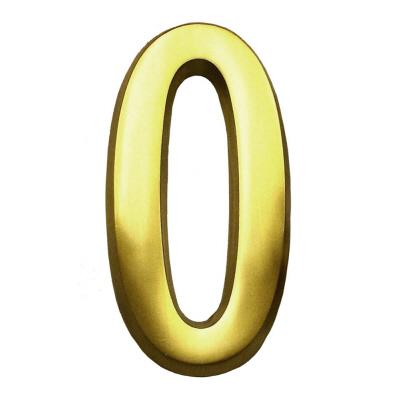
//> input picture HaarHand/OpenCV/digit/image/0-test/3aa5d95b-4d07-4dfd-8745-128f604175b8_4.jpg, 400 x 400 px
$ ./digit image/0-test/3aa5d95b-4d07-4dfd-8745-128f604175b8_4.jpg   (built with g++ and OpenCV 4)
//> lines starting //> are read from the running program, lines starting //| are printed output that depends on the picture; after the words box and inside, x2 and y2 are one past the last pixel; in counts of white or black regions, pixels touching at a corner belong together
#include <opencv2/opencv.hpp>
#include <stdio.h>
#include <iostream>

using namespace cv;
using namespace std;

Mat edge(Mat &);
Mat contour(Mat &);
void corners(Mat &, Mat &);
void filterCorners(Mat &, int);

int main(int argc, char *argv[])
{
//Variable Declaration
    Mat img, canny, bw;
    char ch;

//Read Image
    if(argc!=2)
    {
        cout<<"\nUsage: ./digit.cpp <Your Image>\n";
        return -1;
    }

    img = imread(argv[1]);
//> img is the input picture: 400 rows x 400 cols, CV_8UC3; mean B, G, R 211.7, 232.6, 235.6
    if(!img.data)
    {
        cout<<"\n Not a Valid Image\n";
        return -1;
    }

//edge
    canny = edge(img);


//contour
    bw = contour(canny);


//corners
    corners(bw, img);

    return 0;
}

Mat edge(Mat &img)
{
    Mat gray, blur, canny;
    cvtColor(img, gray, CV_BGR2GRAY);
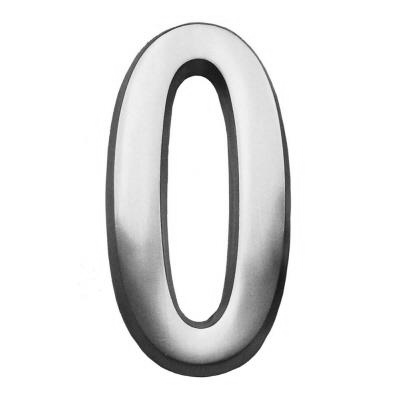
//> gray: 400 rows x 400 cols, CV_8UC1; min 9, max 255, mean 231.1
    GaussianBlur(gray, blur, Size(3,3), 0);
    Canny(blur, canny, 120, 360, 3);
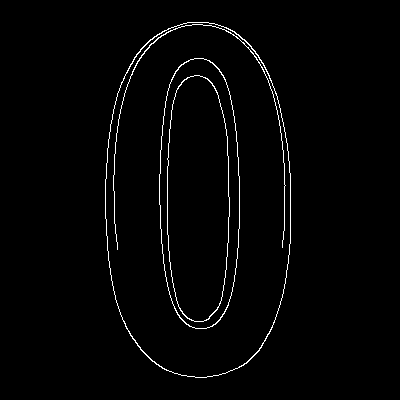
//> canny: 400 rows x 400 cols, CV_8UC1; 1.7% white in thin lines or dots, all inside (x1, y1, x2, y2) = (105, 22, 291, 378)

    return canny;
}

Mat contour(Mat &canny)
{
    Mat bw;
    canny.copyTo(bw);
    vector<vector<Point> > contours;
    vector<Vec4i> h;
    findContours(canny, contours, h, CV_RETR_TREE, CV_CHAIN_APPROX_SIMPLE, Point(0,0));
//> contours = 7 contours; box (x1, y1, x2, y2) and area: (105, 22, 291, 378) 54526, (105, 22, 291, 378) 54381, (159, 58, 240, 329) 18115, (159, 58, 240, 329) 18055, (167, 75, 230, 322) 12959, (167, 75, 230, 322) 12915, (113, 24, 286, 250) 52; h = 7 items: [-1, -1, 1, -1], [-1, -1, 2, 0], [6, -1, 3, 1], [-1, -1, 4, 2], [-1, -1, 5, 3], [-1, -1, -1, 4], [-1, 2, -1, 1]
    for(int i=0; i<contours.size(); i++)
    {
        drawContours(bw, contours, i, Scalar(255,255,255), 2, 8, h, 0, Point());
    }
//> this loop made 7 passes
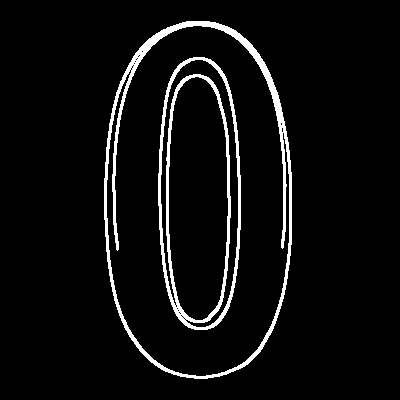
//> bw: 400 rows x 400 cols, CV_8UC1; 5.4% white; 2 white regions, box (x1, y1, x2, y2) and area: (104, 21, 292, 379) 4777, (158, 57, 241, 330) 3842

    return bw;
}

void corners(Mat &bw, Mat &img)
{
    Mat dst, dst_norm, dst_norm_scaled;
    dst = Mat::zeros(bw.size(), CV_32FC1);

    int blockSize = 2;
    int apertureSize = 3, thresh=100;
    double k = 0.04;

    cornerHarris(bw, dst, blockSize, apertureSize, k, BORDER_DEFAULT);
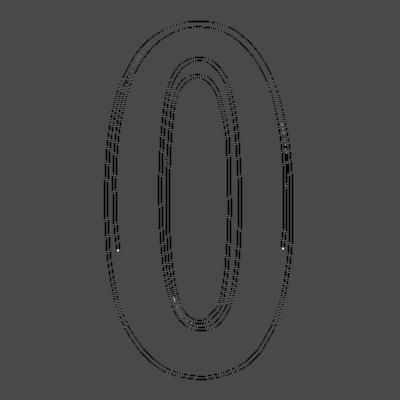
//> dst: 400 rows x 400 cols, CV_32FC1; min -0.04, max 0.098, mean -0.00114; drawn with min black and max white

    normalize(dst, dst_norm, 0, 255, NORM_MINMAX, CV_32FC1, Mat());
    convertScaleAbs(dst_norm, dst_norm_scaled);

    filterCorners(dst_norm_scaled, thresh);
    namedWindow("Corners", 0);
    imshow("Corners", dst_norm_scaled);
    waitKey();
}

//Function to reduce the number of corners
void filterCorners(Mat &corners, int thresh)
{
//> called with thresh = 100
    vector<Point> corner;
    for(int i=0; i<corners.rows; i++)
    {
        for(int j=0; j<corners.cols; j++)
        {
            if( (int)corners.at<uchar>(i,j) > 100)
            {
                //circle(corners, Point(j,i), 5, Scalar(0), 1, 8, 0);
                corner.push_back(Point(j,i));
            }
        }
    }
//> after the loop, corner = 52 Points (x, y), first 12: [281, 123], [282, 123], [281, 124], [282, 124], [281, 125], [282, 125], [282, 128], [283, 128], [282, 129], [283, 129], [282, 131], [283, 131]

    float dist;
    Point previous = corner.back();
//> previous = Point(191, 323)
    for(int i=0; i<corner.size(); i++)
    {
        Point current = corner.back();
        dist=sqrt((current.x-previous.x)*(current.x-previous.x)+(current.y-previous.y)*(current.y-previous.y));
        if(dist > 6)
        {
            circle(corners, current, 5, Scalar(255), 1, 8, 0);
        }
        previous = current;
        corner.pop_back();
    }
//> this loop made 26 passes
//> (dist, previous) on passes 1 to 12: (0, Point(191, 323)), (4.47, Point(187, 321)), (23.02, Point(210, 320)), (23, Point(187, 320)), (20.22, Point(207, 317)), (31.62, Point(177, 307)), (1, Point(177, 306)), (5.39, Point(175, 301)), (1, Point(174, 301)), (1, Point(174, 300)), (1.41, Point(175, 299)), (1, Point(174, 299))
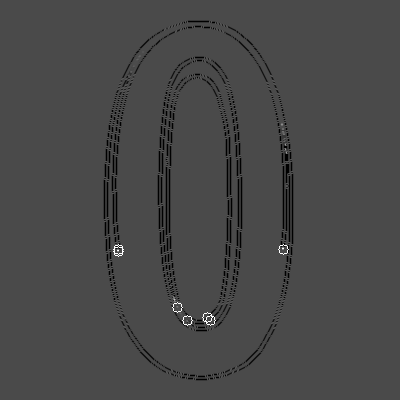
//> corners: 400 rows x 400 cols, CV_8UC1; min 0, max 255, mean 72.1


}

$ run again, on HaarHand/OpenCV/digit/image/0-test/Printable-Number-0-Coloring-Page.jpg
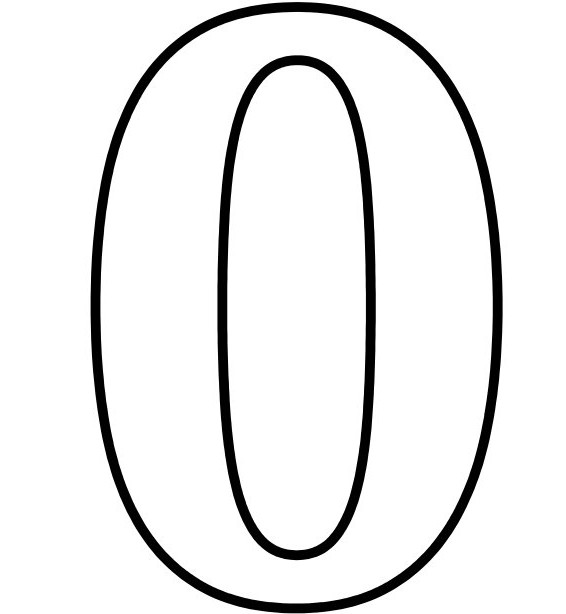
//> input picture HaarHand/OpenCV/digit/image/0-test/Printable-Number-0-Coloring-Page.jpg, 566 x 614 px
//> img is the input picture: 614 rows x 566 cols, CV_8UC3; min 0, max 255, mean 235.1
//> in edge, `Canny(blur, canny, 120, 360, 3);`:
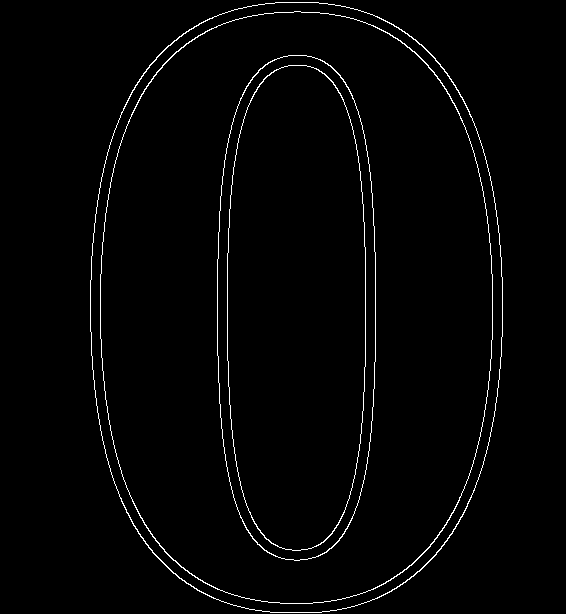
//> canny: 614 rows x 566 cols, CV_8UC1; 1.7% white in thin lines or dots, all inside (x1, y1, x2, y2) = (90, 2, 503, 613)
//> contours = 8 contours; box (x1, y1, x2, y2) and area: (90, 2, 503, 613) 209906, (90, 2, 503, 613) 209594, (100, 11, 493, 604) 193768, (100, 11, 493, 604) 193480, (217, 55, 376, 561) 68588, (217, 55, 376, 561) 68472, (227, 65, 366, 551) 57552, (227, 65, 366, 551) 57454; h = 8 items: [-1, -1, 1, -1], [-1, -1, 2, 0], [-1, -1, 3, 1], [-1, -1, 4, 2], [-1, -1, 5, 3], [-1, -1, 6, 4], [-1, -1, 7, 5], [-1, -1, -1, 6]
//> the loop in contour, `for(int i=0; i<contours.size(); i++)` made 8 passes
//> after the loop in filterCorners, `for(int i=0; i<corners.rows; i++)`: corner = 328115 items
//> in filterCorners, `Point previous = corner.back();`: previous = Point(565, 613)
//> the loop in filterCorners, `for(int i=0; i<corner.size(); i++)` made 164058 passes
//> (dist, previous) on passes 1 to 3: (0, Point(565, 613)), (1, Point(564, 613)), (1, Point(563, 613))
//> after the loop in filterCorners, `for(int i=0; i<corner.size(); i++)`:
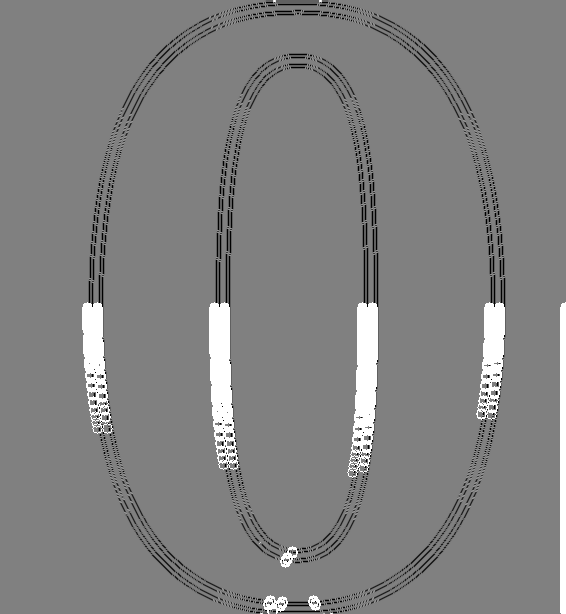
//> corners: 614 rows x 566 cols, CV_8UC1; min 0, max 255, mean 129.6
//> after the loop in filterCorners, `for(int i=0; i<corner.size(); i++)`: corner = 164057 items

$ run again, on HaarHand/OpenCV/digit/image/0-test/number_0_purple.png
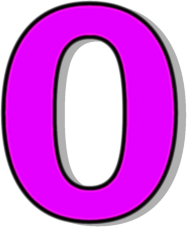
//> input picture HaarHand/OpenCV/digit/image/0-test/number_0_purple.png, 187 x 227 px
//> img is the input picture: 227 rows x 187 cols, CV_8UC3; mean B, G, R 225.3, 106.9, 214.2
//> in edge, `Canny(blur, canny, 120, 360, 3);`:
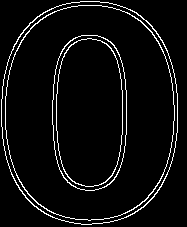
//> canny: 227 rows x 187 cols, CV_8UC1; 5.3% white in thin lines or dots
//> contours = 8 contours; box (x1, y1, x2, y2) and area: (1, 1, 178, 225) 32390, (1, 1, 178, 225) 32257, (5, 5, 175, 221) 29882, (5, 5, 175, 221) 29756, (52, 35, 127, 191) 9818, (52, 35, 127, 191) 9764, (56, 38, 123, 187) 8356, (56, 38, 123, 187) 8307; h = 8 items: [-1, -1, 1, -1], [-1, -1, 2, 0], [-1, -1, 3, 1], [-1, -1, 4, 2], [-1, -1, 5, 3], [-1, -1, 6, 4], [-1, -1, 7, 5], [-1, -1, -1, 6]
//> the loop in contour, `for(int i=0; i<contours.size(); i++)` made 8 passes
//> after the loop in filterCorners, `for(int i=0; i<corners.rows; i++)`: corner = 38557 items
//> in filterCorners, `Point previous = corner.back();`: previous = Point(186, 226)
//> the loop in filterCorners, `for(int i=0; i<corner.size(); i++)` made 19279 passes
//> (dist, previous) on passes 1 to 3: (0, Point(186, 226)), (1, Point(185, 226)), (1, Point(184, 226))
//> after the loop in filterCorners, `for(int i=0; i<corner.size(); i++)`:
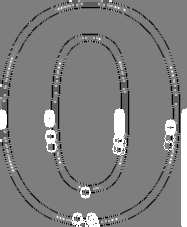
//> corners: 227 rows x 187 cols, CV_8UC1; min 0, max 255, mean 128.2
//> after the loop in filterCorners, `for(int i=0; i<corner.size(); i++)`: corner = 19278 Points (x, y), first 12: [0, 0], [1, 0], [2, 0], [3, 0], [4, 0], [5, 0], [6, 0], [7, 0], [8, 0], [9, 0], [10, 0], [11, 0]
